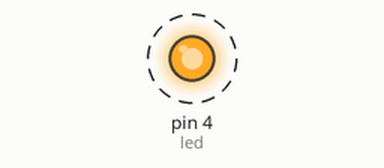
Recording of a sketch running on a simulated Arduino Uno, built with avr-gcc and run on an emulated ATmega328P. Parts: output pins drawn as LEDs (lit = HIGH). Dashed ring = blinking.

Above: at 0.05 s.
Timing chart, 0 to 3.0 s (numbered marks = the images above):
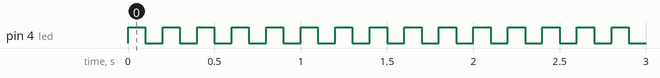

The sketch:

ejercico_1.ino
```cpp
int led = 4;
int velocidad =100 ; //en milisegundos

void setup () {
  pinMode(led,OUTPUT) ;

}
  void loop () {
    digitalWrite(led,HIGH);
    delay(velocidad);
    digitalWrite(led,LOW);
    delay(velocidad);

  }
```

Measured:
- by itself, pin 4 (led): alternates HIGH for 0.10 s and LOW for 0.10 s
